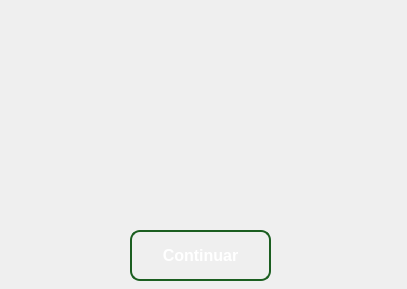
<?xml version="1.0" encoding="UTF-8"?>
<ui version="4.0">
 <class>Dialog</class>
 <widget class="QDialog" name="Dialog">
  <property name="geometry">
   <rect>
    <x>0</x>
    <y>0</y>
    <width>407</width>
    <height>289</height>
   </rect>
  </property>
  <property name="windowTitle">
   <string>Dialog</string>
  </property>
  <widget class="QPushButton" name="pushButton">
   <property name="enabled">
    <bool>true</bool>
   </property>
   <property name="geometry">
    <rect>
     <x>130</x>
     <y>230</y>
     <width>141</width>
     <height>51</height>
    </rect>
   </property>
   <property name="font">
    <font>
     <family>Segoe UI</family>
     <pointsize>-1</pointsize>
     <bold>true</bold>
    </font>
   </property>
   <property name="styleSheet">
    <string notr="true">QPushButton {
    color: white;
    background-color: qlineargradient(x1:0, y1:0, x2:1, y2:1,
                                      stop:0 #4CAF50, stop:1 #2E7D32);
    border: 2px solid #1B5E20;
    border-radius: 10px;
    padding: 8px 16px;
    font-size: 16px;
    font-weight: bold;
    font-family: &quot;Segoe UI&quot;, &quot;Roboto&quot;, sans-serif;
    text-transform: uppercase;
    box-shadow: 0px 4px 8px rgba(0, 0, 0, 0.3);
    transition: all 0.3s ease;
}

QPushButton:hover {
    background-color: qlineargradient(x1:0, y1:0, x2:1, y2:1,
                                      stop:0 #66BB6A, stop:1 #388E3C);
    border: 2px solid #1B5E20;
}

QPushButton:pressed {
    background-color: #1B5E20;
    padding-left: 14px;
    padding-top: 10px;
}

QPushButton:disabled {
    background-color: #BDBDBD;
    color: #EEEEEE;
    border: 2px solid #9E9E9E;
}
</string>
   </property>
   <property name="text">
    <string>Continuar</string>
   </property>
  </widget>
 </widget>
 <resources/>
 <connections/>
</ui>
